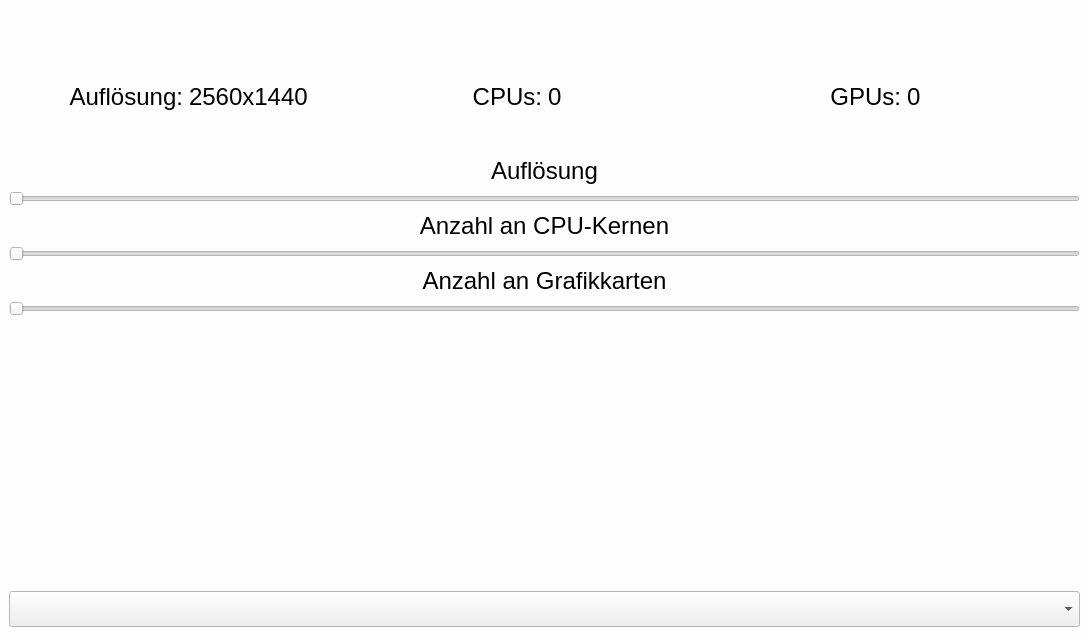
<?xml version="1.0" encoding="UTF-8"?>
<ui version="4.0">
 <class>Controller</class>
 <widget class="QMainWindow" name="Controller">
  <property name="geometry">
   <rect>
    <x>0</x>
    <y>0</y>
    <width>1089</width>
    <height>636</height>
   </rect>
  </property>
  <property name="sizePolicy">
   <sizepolicy hsizetype="Expanding" vsizetype="Expanding">
    <horstretch>0</horstretch>
    <verstretch>0</verstretch>
   </sizepolicy>
  </property>
  <property name="palette">
   <palette>
    <active>
     <colorrole role="Base">
      <brush brushstyle="SolidPattern">
       <color alpha="255">
        <red>247</red>
        <green>247</green>
        <blue>247</blue>
       </color>
      </brush>
     </colorrole>
     <colorrole role="Window">
      <brush brushstyle="SolidPattern">
       <color alpha="255">
        <red>254</red>
        <green>254</green>
        <blue>255</blue>
       </color>
      </brush>
     </colorrole>
    </active>
    <inactive>
     <colorrole role="Base">
      <brush brushstyle="SolidPattern">
       <color alpha="255">
        <red>247</red>
        <green>247</green>
        <blue>247</blue>
       </color>
      </brush>
     </colorrole>
     <colorrole role="Window">
      <brush brushstyle="SolidPattern">
       <color alpha="255">
        <red>254</red>
        <green>254</green>
        <blue>255</blue>
       </color>
      </brush>
     </colorrole>
    </inactive>
    <disabled>
     <colorrole role="Base">
      <brush brushstyle="SolidPattern">
       <color alpha="255">
        <red>254</red>
        <green>254</green>
        <blue>255</blue>
       </color>
      </brush>
     </colorrole>
     <colorrole role="Window">
      <brush brushstyle="SolidPattern">
       <color alpha="255">
        <red>254</red>
        <green>254</green>
        <blue>255</blue>
       </color>
      </brush>
     </colorrole>
    </disabled>
   </palette>
  </property>
  <property name="font">
   <font>
    <pointsize>18</pointsize>
   </font>
  </property>
  <property name="windowTitle">
   <string>MainWindow</string>
  </property>
  <property name="autoFillBackground">
   <bool>false</bool>
  </property>
  <widget class="ControllerWidget" name="controllerWidget">
   <property name="sizePolicy">
    <sizepolicy hsizetype="Expanding" vsizetype="Expanding">
     <horstretch>0</horstretch>
     <verstretch>0</verstretch>
    </sizepolicy>
   </property>
   <layout class="QVBoxLayout" name="verticalLayout">
    <item>
     <widget class="QLabel" name="label">
      <property name="text">
       <string/>
      </property>
      <property name="pixmap">
       <pixmap>inet_logo.png</pixmap>
      </property>
      <property name="alignment">
       <set>Qt::AlignCenter</set>
      </property>
     </widget>
    </item>
    <item>
     <layout class="QGridLayout" name="gridLayout">
      <item row="5" column="0">
       <widget class="QLabel" name="cpu_label">
        <property name="text">
         <string>&lt;html&gt;&lt;head/&gt;&lt;body&gt;&lt;p align=&quot;center&quot;&gt;Anzahl an CPU-Kernen&lt;/p&gt;&lt;/body&gt;&lt;/html&gt;</string>
        </property>
       </widget>
      </item>
      <item row="6" column="0">
       <widget class="QSlider" name="cpu_slider">
        <property name="pageStep">
         <number>5</number>
        </property>
        <property name="orientation">
         <enum>Qt::Horizontal</enum>
        </property>
       </widget>
      </item>
      <item row="7" column="0">
       <widget class="QLabel" name="gpu_label">
        <property name="maximumSize">
         <size>
          <width>16777215</width>
          <height>168</height>
         </size>
        </property>
        <property name="text">
         <string>&lt;html&gt;&lt;head/&gt;&lt;body&gt;&lt;p align=&quot;center&quot;&gt;Anzahl an Grafikkarten&lt;/p&gt;&lt;/body&gt;&lt;/html&gt;</string>
        </property>
       </widget>
      </item>
      <item row="8" column="0">
       <widget class="QSlider" name="gpu_slider">
        <property name="pageStep">
         <number>1</number>
        </property>
        <property name="orientation">
         <enum>Qt::Horizontal</enum>
        </property>
       </widget>
      </item>
      <item row="4" column="0">
       <widget class="QSlider" name="res_slider">
        <property name="pageStep">
         <number>1</number>
        </property>
        <property name="orientation">
         <enum>Qt::Horizontal</enum>
        </property>
        <property name="invertedAppearance">
         <bool>false</bool>
        </property>
        <property name="invertedControls">
         <bool>true</bool>
        </property>
       </widget>
      </item>
      <item row="2" column="0">
       <spacer name="verticalSpacer_2">
        <property name="orientation">
         <enum>Qt::Vertical</enum>
        </property>
        <property name="sizeHint" stdset="0">
         <size>
          <width>20</width>
          <height>40</height>
         </size>
        </property>
       </spacer>
      </item>
      <item row="3" column="0">
       <widget class="QLabel" name="res_label">
        <property name="text">
         <string>&lt;html&gt;&lt;head/&gt;&lt;body&gt;&lt;p align=&quot;center&quot;&gt;Auflösung&lt;/p&gt;&lt;/body&gt;&lt;/html&gt;</string>
        </property>
       </widget>
      </item>
      <item row="0" column="0">
       <spacer name="verticalSpacer">
        <property name="orientation">
         <enum>Qt::Vertical</enum>
        </property>
        <property name="sizeHint" stdset="0">
         <size>
          <width>20</width>
          <height>40</height>
         </size>
        </property>
       </spacer>
      </item>
      <item row="1" column="0">
       <layout class="QHBoxLayout" name="horizontalLayout">
        <item>
         <widget class="QLabel" name="res_legend">
          <property name="text">
           <string>&lt;html&gt;&lt;head/&gt;&lt;body&gt;&lt;p align=&quot;right&quot;&gt;Auflösung:&lt;/p&gt;&lt;/body&gt;&lt;/html&gt;</string>
          </property>
         </widget>
        </item>
        <item>
         <widget class="QLabel" name="res_current">
          <property name="text">
           <string>2560x1440</string>
          </property>
         </widget>
        </item>
        <item>
         <widget class="QLabel" name="cpu_legend">
          <property name="text">
           <string>&lt;html&gt;&lt;head/&gt;&lt;body&gt;&lt;p align=&quot;right&quot;&gt;CPUs:&lt;/p&gt;&lt;/body&gt;&lt;/html&gt;</string>
          </property>
         </widget>
        </item>
        <item>
         <widget class="QLabel" name="cpu_current">
          <property name="text">
           <string>0</string>
          </property>
         </widget>
        </item>
        <item>
         <widget class="QLabel" name="gpu_legend">
          <property name="text">
           <string>&lt;html&gt;&lt;head/&gt;&lt;body&gt;&lt;p align=&quot;right&quot;&gt;GPUs:&lt;/p&gt;&lt;/body&gt;&lt;/html&gt;</string>
          </property>
         </widget>
        </item>
        <item>
         <widget class="QLabel" name="gpu_current">
          <property name="text">
           <string>0</string>
          </property>
         </widget>
        </item>
       </layout>
      </item>
     </layout>
    </item>
    <item>
     <spacer name="verticalSpacer_3">
      <property name="orientation">
       <enum>Qt::Vertical</enum>
      </property>
      <property name="sizeHint" stdset="0">
       <size>
        <width>20</width>
        <height>74</height>
       </size>
      </property>
     </spacer>
    </item>
    <item>
     <widget class="QComboBox" name="drop_down_fractal_type"/>
    </item>
   </layout>
  </widget>
 </widget>
 <customwidgets>
  <customwidget>
   <class>ControllerWidget</class>
   <extends>QWidget</extends>
   <header>controllerwidget.hpp</header>
   <container>1</container>
   <slots>
    <slot>adjustGPULimit(int)</slot>
    <slot>adjustCPULimit(int)</slot>
    <slot>adjustResolution(int)</slot>
    <slot>adjustFractals(QString)</slot>
   </slots>
  </customwidget>
 </customwidgets>
 <resources/>
 <connections>
  <connection>
   <sender>gpu_slider</sender>
   <signal>valueChanged(int)</signal>
   <receiver>controllerWidget</receiver>
   <slot>adjustGPULimit(int)</slot>
   <hints>
    <hint type="sourcelabel">
     <x>399</x>
     <y>449</y>
    </hint>
    <hint type="destinationlabel">
     <x>399</x>
     <y>299</y>
    </hint>
   </hints>
  </connection>
  <connection>
   <sender>cpu_slider</sender>
   <signal>valueChanged(int)</signal>
   <receiver>controllerWidget</receiver>
   <slot>adjustCPULimit(int)</slot>
   <hints>
    <hint type="sourcelabel">
     <x>399</x>
     <y>198</y>
    </hint>
    <hint type="destinationlabel">
     <x>399</x>
     <y>299</y>
    </hint>
   </hints>
  </connection>
  <connection>
   <sender>res_slider</sender>
   <signal>valueChanged(int)</signal>
   <receiver>controllerWidget</receiver>
   <slot>adjustResolution(int)</slot>
   <hints>
    <hint type="sourcelabel">
     <x>399</x>
     <y>147</y>
    </hint>
    <hint type="destinationlabel">
     <x>399</x>
     <y>299</y>
    </hint>
   </hints>
  </connection>
  <connection>
   <sender>cpu_slider</sender>
   <signal>valueChanged(int)</signal>
   <receiver>cpu_current</receiver>
   <slot>setNum(int)</slot>
   <hints>
    <hint type="sourcelabel">
     <x>399</x>
     <y>321</y>
    </hint>
    <hint type="destinationlabel">
     <x>464</x>
     <y>236</y>
    </hint>
   </hints>
  </connection>
  <connection>
   <sender>gpu_slider</sender>
   <signal>valueChanged(int)</signal>
   <receiver>gpu_current</receiver>
   <slot>setNum(int)</slot>
   <hints>
    <hint type="sourcelabel">
     <x>399</x>
     <y>363</y>
    </hint>
    <hint type="destinationlabel">
     <x>725</x>
     <y>236</y>
    </hint>
   </hints>
  </connection>
  <connection>
   <sender>drop_down_fractal_type</sender>
   <signal>currentIndexChanged(QString)</signal>
   <receiver>controllerWidget</receiver>
   <slot>adjustFractals(QString)</slot>
   <hints>
    <hint type="sourcelabel">
     <x>544</x>
     <y>608</y>
    </hint>
    <hint type="destinationlabel">
     <x>544</x>
     <y>317</y>
    </hint>
   </hints>
  </connection>
 </connections>
</ui>
